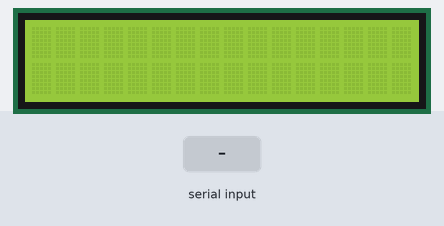
Bench run of a sketch on a simulated Arduino Uno, built with avr-gcc and run on an emulated ATmega328P. Shown: 16×2 character LCD. Inputs (shaded band) come from the test bench.

Above: at 1.2 s.
1.3 s: "1\n" received over Serial
At 2.3 s:
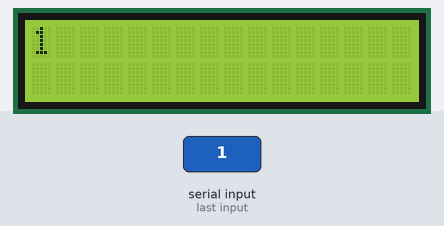
2.8 s: "0\n" received over Serial
At 3.5 s:
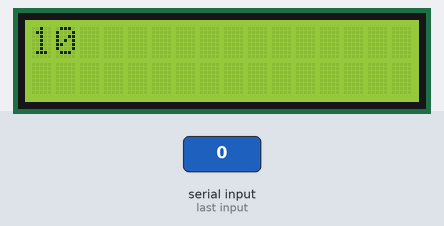
4.3 s: "2\n" received over Serial
At 4.6 s:
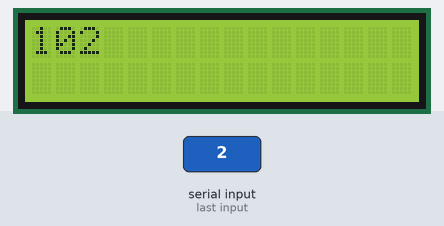
Timing chart, 0 to 7.3 s (numbered marks = the images above; inputs shaded):
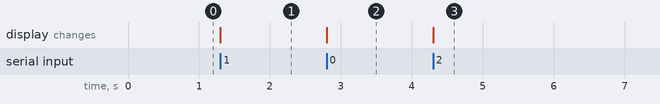

Measured:
- after the input at 1.3 s, the display: changes at once (image 1)
- after the input at 2.8 s, the display: changes at once (image 2)
- after the input at 4.3 s, the display: changes at once (image 3)

The sketch:

lcdDisplay.ino
```cpp
#include<LiquidCrystal.h>
LiquidCrystal lcd(8, 9, 4, 5, 6, 7);//initializing pins
int x;
float SetDistance=0;
int Time;
int currentTime;
void setup() {

  lcd.begin(16, 2);            //setting LCD's number of colums and rows
  //lcd.print("2nd Distance:"); //Printing message
  lcd.setCursor(0,0);
 // lcd.print("Welcome");
  Serial.begin(9600);
 // Serial.print("enter string");


}
char rx_byte=0;
String rx_str = "";

void loop() {
  if (Serial.available() > 0) {    // is a character available?
    rx_byte = Serial.read();       // get the character

    if (rx_byte != '\n') {
    lcd.print(rx_byte);
    }

  }
  /*for (int positionCounter = 0; positionCounter < 1; positionCounter++) {
    // scroll one position left:
    lcd.scrollDisplayLeft();
    // wait a bit:
    delay(150);
  }*/
}
```
